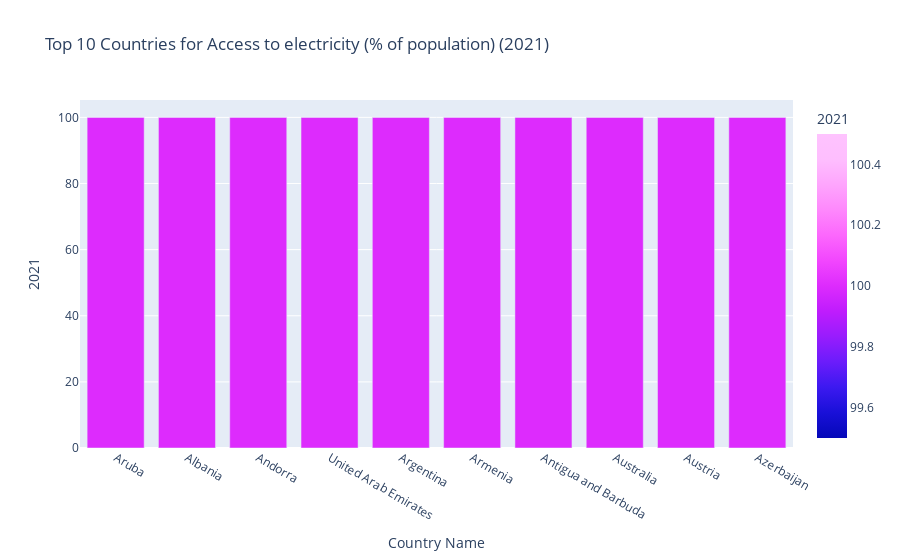
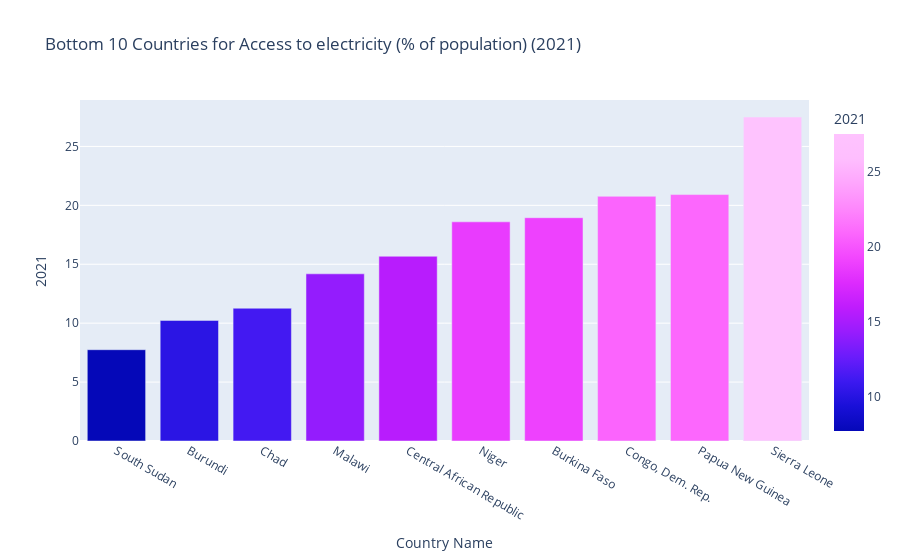

Notebook code for these charts, in order:
### Markdown cell above
## 3. Access to electricity (% of population)

### Code cell
# Create an instance of the DataVisualizer class 
visualizer_electricity = DataVisualizer("DATASETS/Access to electricity (% of population)",
                            "API_EG.ELC.ACCS.ZS_DS2_en_csv_v2_5729318.csv",
                            "Metadata_Country_API_EG.ELC.ACCS.ZS_DS2_en_csv_v2_5729318.csv",
                            "Metadata_Indicator_API_EG.ELC.ACCS.ZS_DS2_en_csv_v2_5729318.csv",
                            '2021')  # Change to the desired year

#analyze the data
visualizer_electricity.analyze()

### Figure 1 — Plotly figure (JSON) as saved in the notebook; plotly's stock layout.template omitted (floating-point values rounded to 4 significant figures)
{"data": [{"alignmentgroup": "True", "hovertemplate": "Country Name=%{x}<br>2021=%{marker.color}<extra></extra>", "legendgroup": "", "marker": {"color": [100, 100, 100, 100, 100, 100, 100, 100, 100, 100], "coloraxis": "coloraxis", "pattern": {"shape": ""}}, "name": "", "offsetgroup": "", "orientation": "v", "showlegend": false, "textposition": "auto", "type": "bar", "x": ["Aruba", "Albania", "Andorra", "United Arab Emirates", "Argentina", "Armenia", "Antigua and Barbuda", "Australia", "Austria", "Azerbaijan"], "xaxis": "x", "y": [100, 100, 100, 100, 100, 100, 100, 100, 100, 100], "yaxis": "y"}], "layout": {"barmode": "relative", "coloraxis": {"colorbar": {"title": {"text": "2021"}}, "colorscale": [[0, "#0508b8"], [0.08333, "#1910d8"], [0.1667, "#3c19f0"], [0.25, "#6b1cfb"], [0.3333, "#981cfd"], [0.4167, "#bf1cfd"], [0.5, "#dd2bfd"], [0.5833, "#f246fe"], [0.6667, "#fc67fd"], [0.75, "#fe88fc"], [0.8333, "#fea5fd"], [0.9167, "#febefe"], [1, "#fec3fe"]]}, "legend": {"tracegroupgap": 0}, "title": {"text": "Top 10 Countries for Access to electricity (% of population) (2021)"}, "xaxis": {"anchor": "y", "domain": [0, 1], "title": {"text": "Country Name"}}, "yaxis": {"anchor": "x", "domain": [0, 1], "title": {"text": "2021"}}}}

### Figure 2 — Plotly figure (JSON) as saved in the notebook; plotly's stock layout.template omitted (floating-point values rounded to 4 significant figures)
{"data": [{"alignmentgroup": "True", "hovertemplate": "Country Name=%{x}<br>2021=%{marker.color}<extra></extra>", "legendgroup": "", "marker": {"color": [7.748, 10.23, 11.27, 14.19, 15.68, 18.6, 18.95, 20.77, 20.92, 27.49], "coloraxis": "coloraxis", "pattern": {"shape": ""}}, "name": "", "offsetgroup": "", "orientation": "v", "showlegend": false, "textposition": "auto", "type": "bar", "x": ["South Sudan", "Burundi", "Chad", "Malawi", "Central African Republic", "Niger", "Burkina Faso", "Congo, Dem. Rep.", "Papua New Guinea", "Sierra Leone"], "xaxis": "x", "y": [7.748, 10.23, 11.27, 14.19, 15.68, 18.6, 18.95, 20.77, 20.92, 27.49], "yaxis": "y"}], "layout": {"barmode": "relative", "coloraxis": {"colorbar": {"title": {"text": "2021"}}, "colorscale": [[0, "#0508b8"], [0.08333, "#1910d8"], [0.1667, "#3c19f0"], [0.25, "#6b1cfb"], [0.3333, "#981cfd"], [0.4167, "#bf1cfd"], [0.5, "#dd2bfd"], [0.5833, "#f246fe"], [0.6667, "#fc67fd"], [0.75, "#fe88fc"], [0.8333, "#fea5fd"], [0.9167, "#febefe"], [1, "#fec3fe"]]}, "legend": {"tracegroupgap": 0}, "title": {"text": "Bottom 10 Countries for Access to electricity (% of population) (2021)"}, "xaxis": {"anchor": "y", "domain": [0, 1], "title": {"text": "Country Name"}}, "yaxis": {"anchor": "x", "domain": [0, 1], "title": {"text": "2021"}}}}
